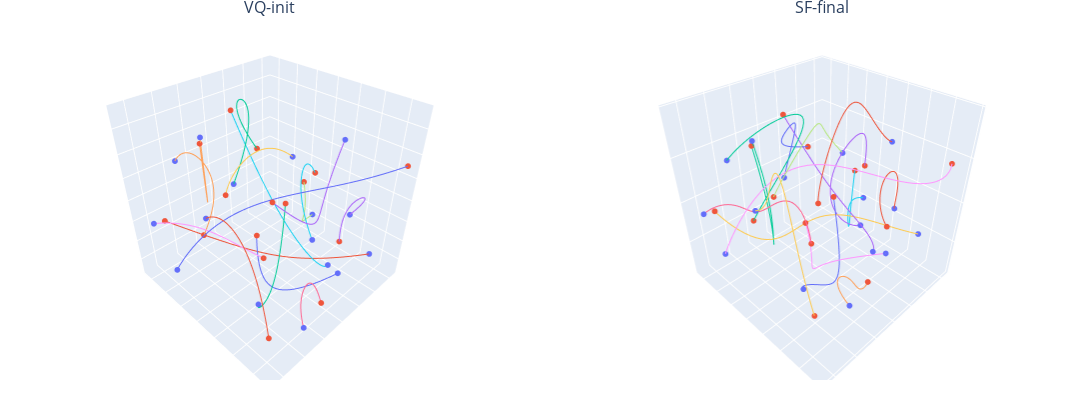

The notebook cell saved with this chart:
### Code cell
idx = 42 # np.random.randint(0, sample_size)  # 42, 26
print(idx)

x_traj_init, y_traj_init, z_traj_init = c_pred.reshape(-1, 3, num_agent, 11)[idx] @ diff_opt.P.mT

x_traj = primal_sol_x.reshape(-1, num_agent, 11)[idx] @ diff_opt.P.mT
y_traj = primal_sol_y.reshape(-1, num_agent, 11)[idx] @ diff_opt.P.mT
z_traj = primal_sol_z.reshape(-1, num_agent, 11)[idx] @ diff_opt.P.mT

multiviz_trajs(
    th.stack([x_traj_init, x_traj], dim=0).cpu().detach().numpy(), 
    th.stack([y_traj_init, y_traj], dim=0).cpu().detach().numpy(), 
    th.stack([z_traj_init, z_traj], dim=0).cpu().detach().numpy(), 
    nrows=1, ncols=2, height=400, width=1300, titles=["VQ-init", "SF-final"]
)
